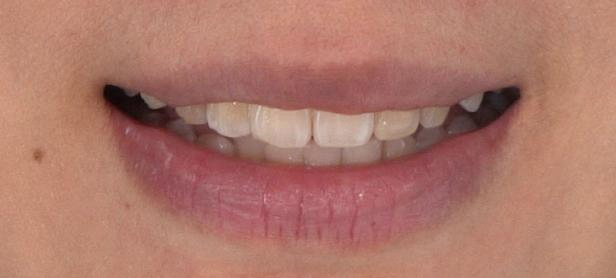
#> input picture scikit-image-test/material/00218_mouth.jpg, 616 x 278 px
$ python plot_morphsnakes.py
#> lines starting #> are read from the running program, lines starting #| are printed output that depends on the picture; after the words box and inside, x2 and y2 are one past the last pixel; in counts of white or black regions, pixels touching at a corner belong together
"""
====================
Morphological Snakes
====================

*Morphological Snakes* [1]_ are a family of methods for image segmentation.
Their behavior is similar to that of active contours (for example, *Geodesic
Active Contours* [2]_ or *Active Contours without Edges* [3]_). However,
*Morphological Snakes* use morphological operators (such as dilation or
erosion) over a binary array instead of solving PDEs over a floating point
array, which is the standard approach for active contours. This makes
*Morphological Snakes* faster and numerically more stable than their
traditional counterpart.

There are two *Morphological Snakes* methods available in this implementation:
*Morphological Geodesic Active Contours* (**MorphGAC**, implemented in the
function ``morphological_geodesic_active_contour``) and *Morphological Active
Contours without Edges* (**MorphACWE**, implemented in the function
``morphological_chan_vese``).

**MorphGAC** is suitable for images with visible contours, even when these
contours might be noisy, cluttered, or partially unclear. It requires, however,
that the image is preprocessed to highlight the contours. This can be done
using the function ``inverse_gaussian_gradient``, although the user might want
to define their own version. The quality of the **MorphGAC** segmentation
depends greatly on this preprocessing step.

On the contrary, **MorphACWE** works well when the pixel values of the inside
and the outside regions of the object to segment have different averages.
Unlike **MorphGAC**, **MorphACWE** does not require that the contours of the
object are well defined, and it works over the original image without any
preceding processing. This makes **MorphACWE** easier to use and tune than
**MorphGAC**.

References
----------

.. [1] A Morphological Approach to Curvature-based Evolution of Curves and
       Surfaces, Pablo Márquez-Neila, Luis Baumela and Luis Álvarez. In IEEE
       Transactions on Pattern Analysis and Machine Intelligence (PAMI),
       2014, :DOI:`10.1109/TPAMI.2013.106`
.. [2] Geodesic Active Contours, Vicent Caselles, Ron Kimmel and Guillermo
       Sapiro. In International Journal of Computer Vision (IJCV), 1997,
       :DOI:`10.1023/A:1007979827043`
.. [3] Active Contours without Edges, Tony Chan and Luminita Vese. In IEEE
       Transactions on Image Processing, 2001, :DOI:`10.1109/83.902291`

"""

import numpy as np
import matplotlib.pyplot as plt
from skimage import data, img_as_float
from skimage.segmentation import (morphological_chan_vese,
                                  morphological_geodesic_active_contour,
                                  inverse_gaussian_gradient,
                                  checkerboard_level_set,
                                  circle_level_set)
from skimage.io import imread

def store_evolution_in(lst):
    """Returns a callback function to store the evolution of the level sets in
    the given list.
    """

    def _store(x):
        lst.append(np.copy(x))

    return _store


# Morphological ACWE
# image = img_as_float(data.camera())
im = imread('material/00218_mouth.jpg', as_gray=True)
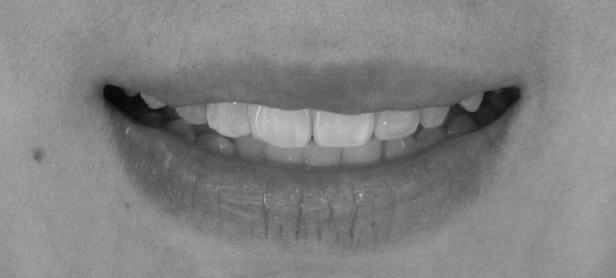
#> im: shape (278, 616) float64; min 0.0251, max 0.801, mean 0.512
image = img_as_float(im)
print('image.shape: ', image.shape)
#| image.shape:  (278, 616)

# Initial level set
# init_ls = checkerboard_level_set(image.shape, 6)
init_ls = checkerboard_level_set(image.shape, 6)
print('init_ls.shape: ', init_ls.shape)
#| init_ls.shape:  (278, 616)
print('init level set: ', init_ls.shape)
#| init level set:  (278, 616)

# List with intermediate results for plotting the evolution
evolution = []
callback = store_evolution_in(evolution)
ls = morphological_chan_vese(image, 35, init_level_set=init_ls, smoothing=3,
                             iter_callback=callback)
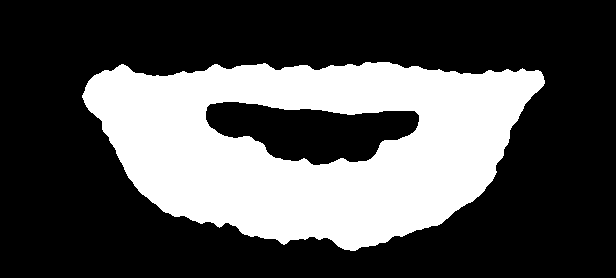
#> ls: shape (278, 616) int8; values 0 (black) and 1 (white), 31.8% white; 1 white region, box (x1, y1, x2, y2) and area: (82, 62, 545, 251) 54529

fig, axes = plt.subplots(2, 2, figsize=(8, 8))
ax = axes.flatten()

ax[0].imshow(image, cmap="gray")
ax[0].set_axis_off()
ax[0].contour(ls, [0.5], colors='r')
ax[0].set_title("Morphological ACWE segmentation", fontsize=12)

ax[1].imshow(ls, cmap="gray")
ax[1].set_axis_off()
contour = ax[1].contour(evolution[2], [0.5], colors='g')
contour.collections[0].set_label("Iteration 2")
contour = ax[1].contour(evolution[7], [0.5], colors='y')
contour.collections[0].set_label("Iteration 7")
contour = ax[1].contour(evolution[-1], [0.5], colors='r')
contour.collections[0].set_label("Iteration 35")
ax[1].legend(loc="upper right")
title = "Morphological ACWE evolution"
ax[1].set_title(title, fontsize=12)


# Morphological GAC
# image = img_as_float(data.coins())
im = imread('material/00218_mouth.jpg', as_gray=True)
image = img_as_float(im)

gimage = inverse_gaussian_gradient(image)
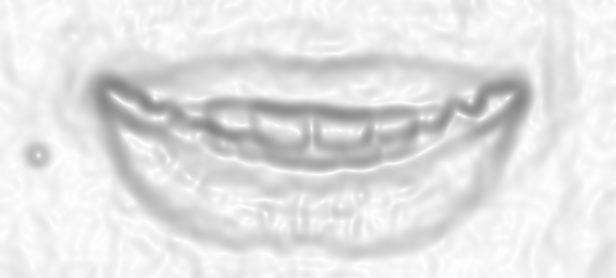
#> gimage: shape (278, 616) float64; min 0.518, max 1, mean 0.891

# Initial level set
init_ls = np.zeros(image.shape, dtype=np.int8)
init_ls[10:-10, 10:-10] = 1
# List with intermediate results for plotting the evolution
evolution = []
callback = store_evolution_in(evolution)
ls = morphological_geodesic_active_contour(gimage, 230, init_ls,
                                           smoothing=1, balloon=-1,
                                           threshold=0.69,
                                           iter_callback=callback)
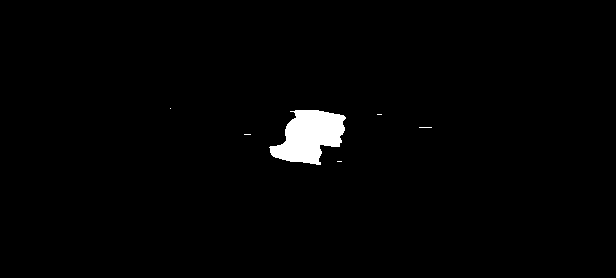
#> ls: shape (278, 616) int8; values 0 (black) and 1 (white), 1.6% white; 6 white regions (5 under 20 px), largest, box (x1, y1, x2, y2) and area: (269, 110, 346, 165) 2689

ax[2].imshow(image, cmap="gray")
ax[2].set_axis_off()
ax[2].contour(ls, [0.5], colors='r')
ax[2].set_title("Morphological GAC segmentation", fontsize=12)

ax[3].imshow(ls, cmap="gray")
ax[3].set_axis_off()
contour = ax[3].contour(evolution[0], [0.5], colors='g')
contour.collections[0].set_label("Iteration 0")
contour = ax[3].contour(evolution[100], [0.5], colors='y')
contour.collections[0].set_label("Iteration 100")
contour = ax[3].contour(evolution[-1], [0.5], colors='r')
contour.collections[0].set_label("Iteration 230")
ax[3].legend(loc="upper right")
title = "Morphological GAC evolution"
ax[3].set_title(title, fontsize=12)

fig.tight_layout()
plt.show()
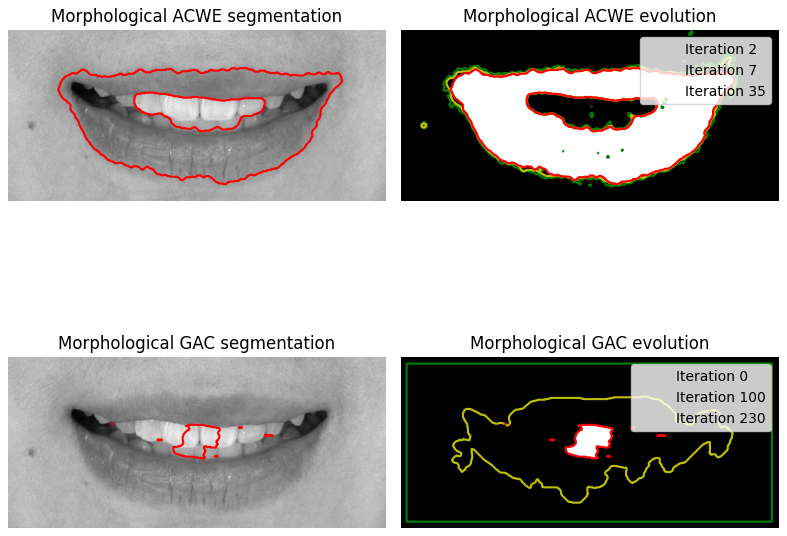
#> figure drawn by matplotlib, 4 panels
